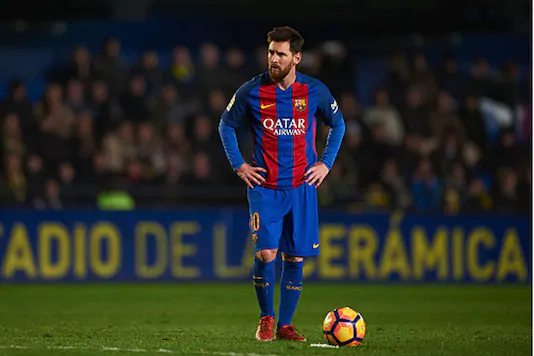
#> input picture ExploreOpenCV/Images/messi1.jpg, 534 x 356 px, found by its file name
$ python canny_edge_detection.py
#> lines starting #> are read from the running program, lines starting #| are printed output that depends on the picture
# canny edge detector is an edge detection operator that uses a multi-stage algorithm to detect wide range of
# edges in images
# canny edge detection algo has 5 steps  (better than other gradient image methods)
# 1) noise reduction
# 2) gradient calculation
# 3) non-maximum suppression
# 4) double threshold
# 5) edge tracking by hysteresis

import cv2
import matplotlib.pyplot as plt
import numpy as np

tb=cv2.createTrackbar("t1",)
img=cv2.imread("messi1.jpg",cv2.IMREAD_GRAYSCALE)
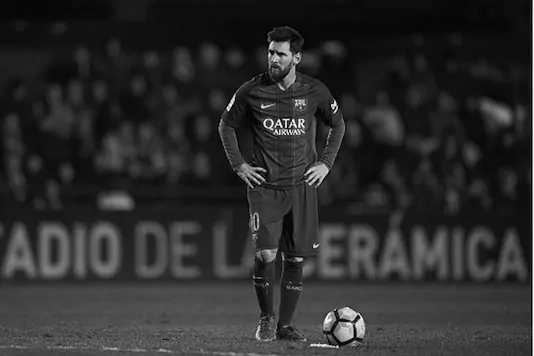
#> img: shape (356, 534); min 0, max 255, mean 44.6
canny=cv2.Canny(img,100,200)
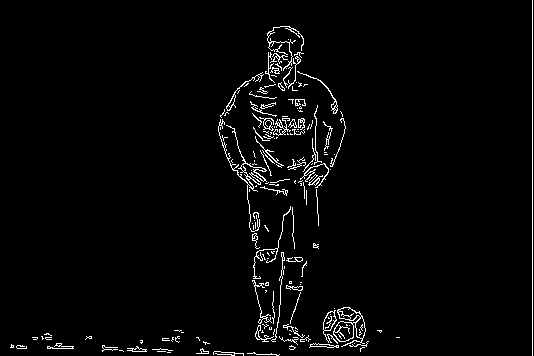
#> canny: shape (356, 534); 2.7% white in thin lines or dots

title=["OG","canny"]
images=[img,canny]


for i in range(len(images)):
    plt.subplot(1,2,i+1)
    plt.imshow(images[i],"gray")
    plt.xticks([])
    plt.yticks([])
#> this loop made 2 passes
plt.show()
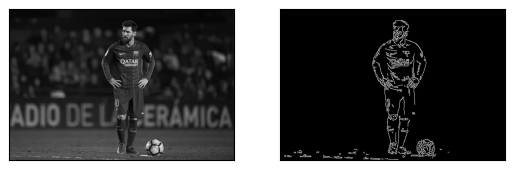
#> figure drawn by matplotlib, 2 panels
cv2.waitKey(0)
cv2.destroyAllWindows()
